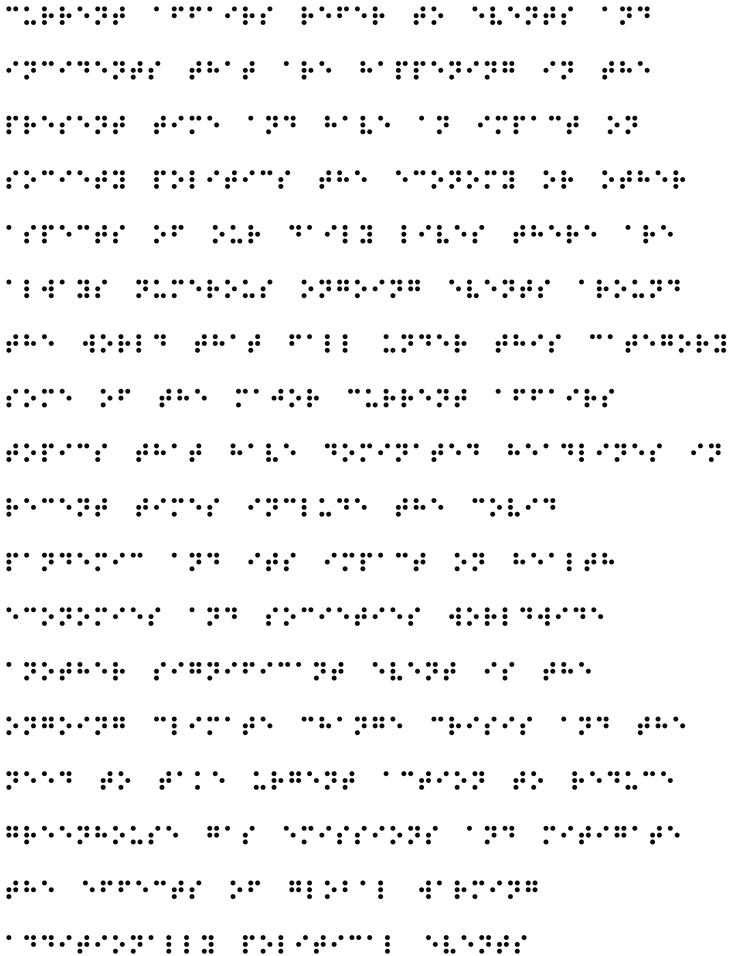
#> input picture Braille.png, 738 x 956 px, shrunk from 2700 x 3500 before the run
$ python main.py
#> lines starting #> are read from the running program, lines starting #| are printed output that depends on the picture; after the words box and inside, x2 and y2 are one past the last pixel; in counts of white or black regions, pixels touching at a corner belong together
import numpy as np
import cv2
import math


BRAILLE_CODE_DICT = {'100000': 'A', '100001': 'B',
                     '110000': 'C', '111000': 'D', '101000': 'E',
                     '110001': 'F', '111001': 'G', '101001': 'H',
                     '010001': 'I', '011001': 'J', '100010': 'K',
                     '100011': 'L', '110010': 'M', '111010': 'N',
                     '101010': 'O', '110011': 'P', '111011': 'Q',
                     '101011': 'R', '010011': 'S', '011011': 'T',
                     '100110': 'U', '100111': 'V', '011101': 'W',
                     '110110': 'X', '111110': 'Y', '101110': 'Z'}

def eight_CCA():
    image = cv2.imread('Braille.png', 0)
#> image is the input picture: shape (956, 738); min 0, max 255, mean 244.5
    padded_image = np.pad(image, (1, 0), 'constant', constant_values=(0, 0))
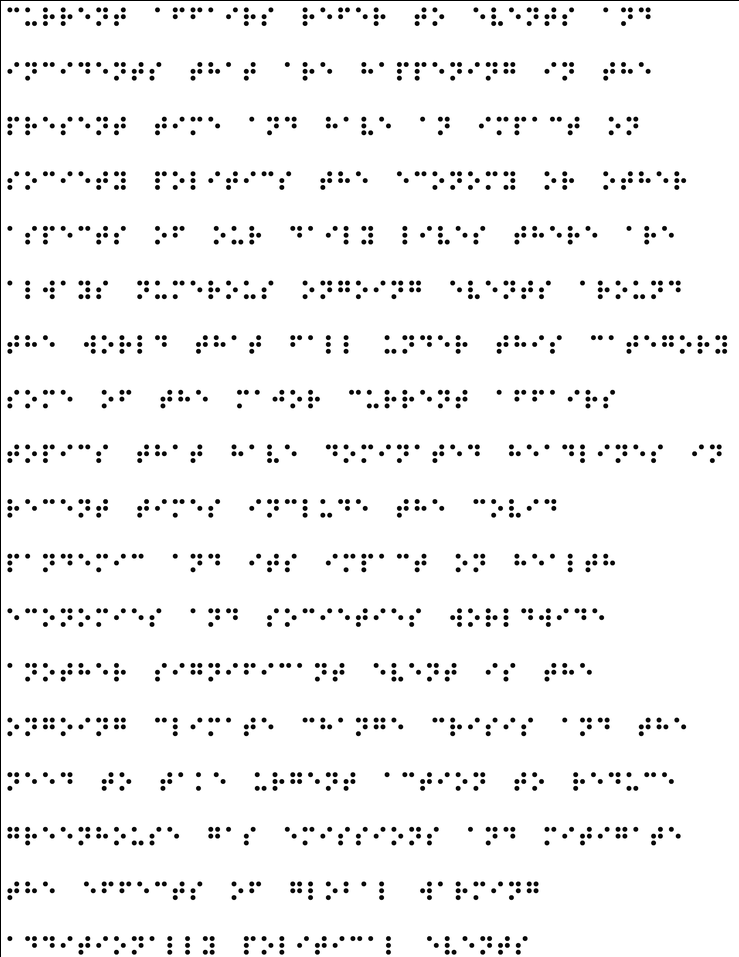
#> padded_image: shape (957, 739); min 0, max 255, mean 243.9
    rows, cols = np.shape(padded_image)
#> rows = 957; cols = 739
    padded_image = (padded_image // 128)*255
#> padded_image: shape (957, 739); 95.7% white; 1554 black regions (1285 under 20 px), largest, box (x1, y1, x2, y2) and area: (0, 0, 739, 957) 1695, (25, 21, 30, 26) 21, (32, 21, 37, 26) 21
    cv2.imshow("input image", padded_image)
    cv2.waitKey()

    label_matrix = np.zeros((rows, cols))

    label = 0
    equivalence_list = {}
    for i in range(1, rows):
        for j in range(1, cols):
            if padded_image[i][j] != 255:
                neighbor_labels = [label_matrix[i - 1][j - 1],
                                   label_matrix[i - 1][j],
                                   label_matrix[i - 1][j + 1],
                                   label_matrix[i][j - 1]]

                if all(l == 0 for l in neighbor_labels):
                    label += 1
                    label_matrix[i][j] = label
                    equivalence_list.update({label: label})
                else:
                    neighbor_labels = [l for l in neighbor_labels if l != 0]
                    min_label = min(neighbor_labels)
                    max_label = max(neighbor_labels)
                    equivalence_list.update({max_label: equivalence_list[min_label]})
                    label_matrix[i][j] = min_label
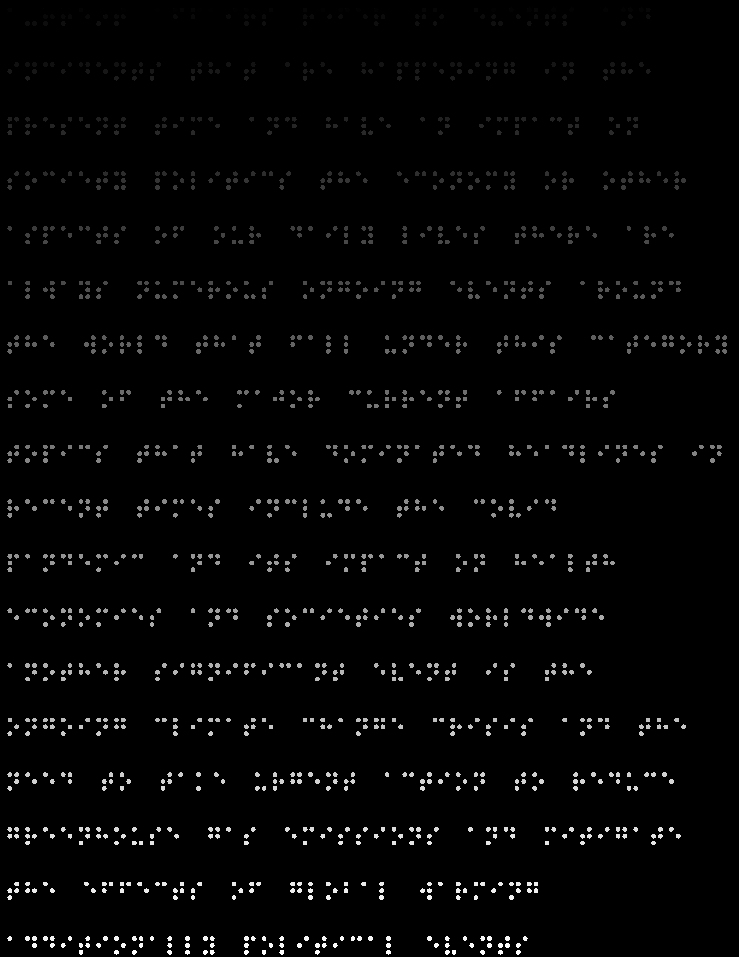
#> label_matrix: shape (957, 739) float64; min 0, max 1636, mean 33.2; drawn with min black and max white
#> after the loop, label = 1636

    for i in range(1, rows):
        for j in range(1, cols - 1):
            if label_matrix[i][j] != 0:
                label_matrix[i][j] = equivalence_list[label_matrix[i][j]]
#> label_matrix: shape (957, 739) float64; 0.01% of pixels changed, all inside (x1, y1, x2, y2) = (32, 8, 693, 890)

    return label_matrix, rows, cols


def distance(p1, p2):
    _distance = math.sqrt((p2[0] - p1[0]) ** 2 + (p2[1] - p1[1]) ** 2)
    return _distance


def minimum_distance_in_braille_image():
    label_matrix, rows, cols = eight_CCA()
#> rows = 957; cols = 739
    loop_len = len(np.unique(label_matrix)) - 1
#> loop_len = 1553
    labels = np.unique(label_matrix)
#> labels = 1554 values from 0 to 1636
    labels = np.delete(labels, [0])
#> labels = 1553 values from 1 to 1636

    list_of_dot_cen = {}
    # loop to calculate centre of each object
    for i in range(0, loop_len):
        label_index = np.where(label_matrix == int(labels[i]))
        x_center = math.ceil(sum(label_index[0]) // len(label_index[0]))
        y_center = math.ceil(sum(label_index[1]) // len(label_index[1]))
        list_of_dot_cen.update({int(labels[i]): (x_center, y_center)})
    # print(list_of_dot_cen)

    min_dist = []
    for i in range(0, loop_len - 1):
        first_val = list_of_dot_cen[labels[i]]
        second_val = list_of_dot_cen[labels[i + 1]]
        min_dist.append(distance(first_val, second_val))
    min_dist = int(min(min_dist))
#> min_dist = 6

    return min_dist, label_matrix, rows, cols, list_of_dot_cen


def braille_to_english():
    min_dist, label_matrix, rows, cols, list_of_dot_cen = minimum_distance_in_braille_image()
#> min_dist = 6; rows = 957
    output_string = ""
    used_labels = []

    no_of_spaces = 0
    previousx = None
    for i in range(1, rows):
        for j in range(1, cols):
            if label_matrix[i][j] != 0 and label_matrix[i][j] not in used_labels:
                anti_check = "1"
                clock_check = "1"
                # print(padded_image[i][j])
                center = list_of_dot_cen[label_matrix[i][j]]
                currentx = center[1]
                if previousx is not None and abs(currentx-previousx) > 3*min_dist:
                    output_string += " "
                # so that we don't repeat the process for the same letter again
                used_labels.append(label_matrix[i][j])
                # for clockwise rotation
                if label_matrix[center[0]][center[1]+min_dist] != 0:
                    clock_check += '1'
                    used_labels.append(label_matrix[center[0]][center[1]+min_dist])
                else:
                    clock_check += '0'
                if label_matrix[center[0]+min_dist][center[1]+min_dist] != 0:
                    clock_check += '1'
                    used_labels.append(label_matrix[center[0]+min_dist][center[1]+min_dist])

                else:
                    clock_check += '0'
                if label_matrix[center[0]+(2*min_dist)][center[1]+min_dist] != 0:
                    clock_check += '1'
                    used_labels.append(label_matrix[center[0]+(2*min_dist)][center[1]+min_dist])

                else:
                    clock_check += '0'
                if label_matrix[center[0]+(2*min_dist)][center[1]] != 0:
                    clock_check += '1'
                    used_labels.append(label_matrix[center[0]+(2*min_dist)][center[1]])
                else:
                    clock_check += '0'
                if label_matrix[center[0]+min_dist][center[1]] != 0:
                    clock_check += '1'
                    used_labels.append(label_matrix[center[0]+min_dist][center[1]])
                else:
                    clock_check += '0'

                # For anti-clockwise rotation
                if label_matrix[center[0]][center[1]-min_dist] != 0:
                    anti_check += '1'
                    used_labels.append(label_matrix[center[0]][center[1]-min_dist])

                else:
                    anti_check += '0'
                if label_matrix[center[0]+min_dist][center[1]-min_dist] != 0:
                    anti_check += '1'
                    used_labels.append(label_matrix[center[0]+min_dist][center[1]-min_dist])

                else:
                    anti_check += '0'
                if label_matrix[center[0]+(2*min_dist)][center[1]-min_dist] != 0:
                    anti_check += '1'
                    used_labels.append(label_matrix[center[0]+(2*min_dist)][center[1]-min_dist])

                else:
                    anti_check += '0'
                if label_matrix[center[0]+(2*min_dist)][center[1]] != 0:
                    anti_check += '1'
                    used_labels.append(label_matrix[center[0]+(2*min_dist)][center[1]])

                else:
                    anti_check += '0'
                if label_matrix[center[0]+min_dist][center[1]] != 0:
                    anti_check += '1'
                    used_labels.append(label_matrix[center[0]+min_dist][center[1]])

                else:
                    anti_check += '0'

                # checking if anti-clockwise rotation was right or clockwise
                if clock_check >= anti_check:
                    previousx = center[1]+min_dist
                    output_string += BRAILLE_CODE_DICT[clock_check]
                else:
                    previousx = center[1]
                    rotated_string = anti_check[2:] + anti_check[:2]
                    reversed_string = rotated_string[::-1]
                    output_string += BRAILLE_CODE_DICT[reversed_string]

    return output_string


english_output = braille_to_english()
newline = 0
print("English Output: ")
for i in range(0, len(english_output)):
    print(english_output[i], end='')
    if english_output[i] == " ":
        newline += 1
    if newline > 17:
        print('\n')
        newline = 0
